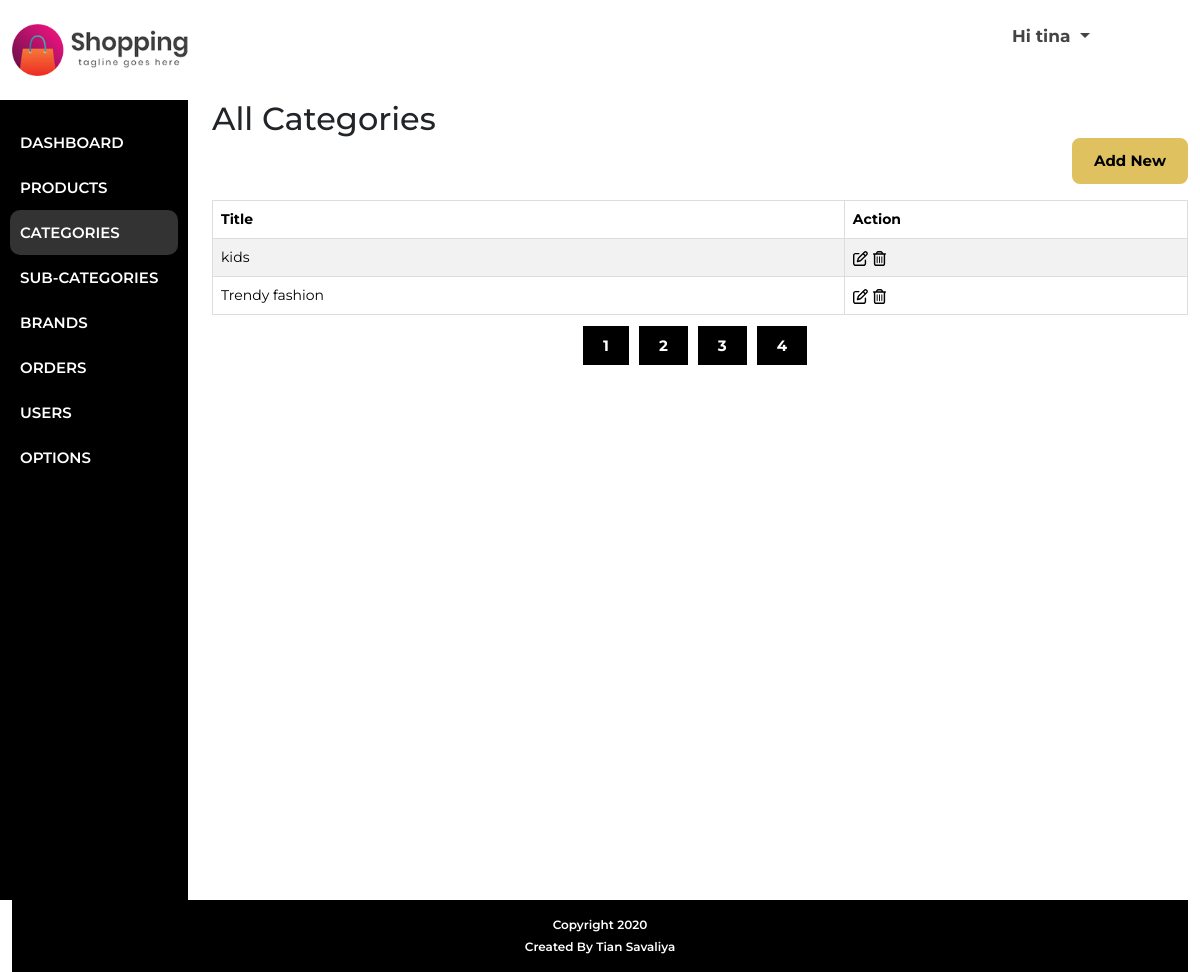
The app's page /admin/category.php (signed in) with its own data.
### tables this page shows
CREATE TABLE IF NOT EXISTS `options` (
  `s_no` int NOT NULL AUTO_INCREMENT,
  `site_name` varchar(100) NOT NULL,
  `site_title` varchar(100) DEFAULT NULL,
  `site_logo` varchar(100) NOT NULL,
  `site_desc` varchar(255) DEFAULT NULL,
  `footer_text` varchar(100) NOT NULL,
  `currency_format` varchar(20) NOT NULL,
  `contact_phone` varchar(15) DEFAULT NULL,
  `contact_email` varchar(100) DEFAULT NULL,
  `contact_address` varchar(255) DEFAULT NULL,
  PRIMARY KEY (`s_no`)
);

CREATE TABLE IF NOT EXISTS `categories` (
  `id` int NOT NULL AUTO_INCREMENT,
  `category_title` varchar(255) NOT NULL,
  `products` varchar(255) NOT NULL,
  PRIMARY KEY (`id`)
);

### admin/category.php (the view, shortened to what this page needs)
<?php
include 'header.php'; ?>
<div class="admin-content-container">
    <h2 class="admin-heading">All Categories</h2>
    <a class="add-new pull-right float-end btn-golden mb-lg-3 mb-2 fw-700 fs-15" href="add_category.php">Add New</a>
    <?php
    $page = isset($_GET['page']) ? (int)$_GET['page'] : 1;
    $limit = 2;
    $offset = ($page - 1) * $limit;
    $categories = "SELECT * from categories order  by categories.id DESC LIMIT $limit";
    $row = mysqli_query($conn, $categories) or die("Query failed");
    $result = mysqli_fetch_all($row, MYSQLI_ASSOC);
    if (count($result) > 0) { ?>
        <table class="table table-striped table-hover table-bordered">
            <thead>
                <th>Title</th>
                <th>Action</th>
            </thead>
            <tbody>
                <?php
                $sql = "SELECT * FROM categories LIMIT $limit OFFSET $offset";
                $result = mysqli_query($conn, $sql);
                echo '<div class="category-list">';
                while ($row = mysqli_fetch_assoc($result)) { ?>
                    <tr>
                        <td><?php echo $row['category_title']; ?></td>
                        <td>
                            <a href="edit_cat.php?id=<?php echo $row['id']; ?>"></a>
                            <a class="delete_category" href="javascript:void()" data-id="<?php echo $row['id']; ?>"></a>
                        </td>
                    </tr>
                <?php } ?>
            </tbody>
        </table>
    <?php } else { ?>
        <div class="not-found">!!! No Category Available !!!</div>
    <?php    }  ?>
    <div class="col-md-12 pagination-outer">
        <?php
        $total_pages_sql = "SELECT COUNT(*) FROM categories";
        $result5 = mysqli_query($conn, $total_pages_sql);
        $total_rows = mysqli_fetch_array($result5)[0];
        $total_pages = ceil($total_rows / $limit);
        echo '<ul class="pagination">';
        for ($i = 1; $i <= $total_pages; $i++) {
            echo '<li><a href="?page=' . $i . '">' . $i . '</a></li>';
        }
        echo '</ul>';
        echo '</div>';
        ?>
    </div>
</div>
<?php
include "footer.php";
?>

### admin/header.php (shortened to what this page needs)
<?php
include 'php_files/config.php';
$option = "SELECT site_name,site_logo,currency_format FROM options";
$result = mysqli_query($conn, $option);
$row = mysqli_fetch_assoc($result);
?>
<!DOCTYPE html>
<html lang="en">
<head>
    <link rel="stylesheet" href="https://cdnjs.cloudflare.com/ajax/libs/bootstrap/5.3.3/css/bootstrap.min.css" />
    <link rel="stylesheet" href="../css/stylesheet.css?v=<?php echo time(); ?>">
</head>
<body>
    <div id="admin-header">
        <div class="container-fluid">
            <div class="row py-lg-4 py-2 justify-content-between">
                <div class="col-md-2">
                    <?php
                    if (!empty($row['site_logo'])) { ?>
                        <a href="dashboard.php" class="logo-img"><img src="../images/<?php echo $row['site_logo']; ?>" alt="site-logo"></a>
                    <?php } else { ?>
                        <a href="dashboard.php" class="logo"><?php echo $row['site_name']; ?></a>
                    <?php } ?>
                </div>
                <div class="col-md-2">
                    <div>
                        <a class="dropdown-toggle text-gray fs-17 fw-700" href="#" type="button" data-bs-toggle="dropdown" aria-expanded="false">
                            <?php
                            echo 'Hi ' . $_SESSION['admin_name'];
                            ?>
                        </a>
                    </div>
                </div>
            </div>
        </div>
    </div>
    <div id="admin-wrapper">
        <div class="container-fluid">
            <div class="row">
                <div class="col-lg-2 col-12 ps-0" id="admin-menu">
                    <ul class="menu-list">
                        <li <?php if (basename($_SERVER['PHP_SELF']) == "dashboard.php") echo 'class="active"'; ?>><a href="dashboard.php">Dashboard</a></li>
                        <li <?php if (basename($_SERVER['PHP_SELF']) == "products.php") echo 'class="active"'; ?>><a href="products.php">Products</a></li>
                        <li <?php if (basename($_SERVER['PHP_SELF']) == "category.php") echo 'class="active"'; ?>><a href="category.php">Categories</a></li>
                        <li <?php if (basename($_SERVER['PHP_SELF']) == "sub_category.php") echo 'class="active"'; ?>><a href="sub_category.php">Sub-Categories</a></li>
                        <li <?php if (basename($_SERVER['PHP_SELF']) == "brands.php") echo 'class="active"'; ?>><a href="brands.php">Brands</a></li>
                        <li <?php if (basename($_SERVER['PHP_SELF']) == "orders.php") echo 'class="active"'; ?>><a href="orders.php">Orders</a></li>
                        <li <?php if (basename($_SERVER['PHP_SELF']) == "users.php") echo 'class="active"'; ?>><a href="users.php">Users</a></li>
                        <li <?php if (basename($_SERVER['PHP_SELF']) == "options.php") echo 'class="active"'; ?>><a href="options.php">Options</a></li>
                    </ul>
                </div>
                <div class="col-lg-10 col-12 clearfix" id="admin-content">

### css/stylesheet.css (style rules this page uses)
* { outline: none !important; -webkit-box-sizing: border-box; box-sizing: border-box; }
ul, ol { padding: 0px; margin: 0px; }
ul li, ol li { list-style-type: none; margin: 0; padding: 0; }
p, h1, h2, h3, h4, h5, h6 { padding: 0; margin: 0; }
a, a:hover, a:focus, a:active { outline: none !important; text-decoration: none; }
body { font-family: "Montserrat", sans-serif; font-size: 14px; }
img { max-width: 100%; display: block; }
.text-gray { color: #444; }
.btn-golden { background-color: #dfc160; padding: 10px 20px; border-radius: 8px; border: 2px solid #dfc160; color: #000; -webkit-transition: all 0.5s; -o-transition: all 0.5s; transition: all 0.5s; }
.fs-17 { font-size: 17px; }
.fs-15 { font-size: 15px; }
.fw-700 { font-weight: 700; }
#admin-wrapper .menu-list li { list-style-type: none; }
#admin-wrapper .menu-list li a { text-decoration: none; color: #fff; font-size: 17px; line-height: 25px; font-weight: 700; }
#admin-wrapper .menu-list { background: #000; padding: 20px 10px; height: 100vh; }
.table-bordered { border: 1px solid #ddd; }
.table { width: 100%; max-width: 100%; margin-bottom: 20px; }
#admin-menu .menu-list li.active a, #admin-menu .menu-list li a:hover { background-color: rgba(255, 255, 255, 0.2); }
#admin-menu .menu-list li a { color: #fff; font-size: 15px; font-weight: 600; text-transform: uppercase; padding: 10px 10px; border-radius: 10px; display: block; transition: all 0.3s; }
.pagination-outer .pagination { display: flex; justify-content: center; margin-bottom: 20px; }
.pagination-outer .pagination a { color: #fff; background: #000; padding: 10px 20px; font-size: 15px; font-weight: 700; margin-right: 10px; }

### records on screen
options: site_logo (picture)
categories: category_title "kids"
categories: category_title "Trendy fashion"

### other values on screen
$_SESSION['admin_name'] "tina"
